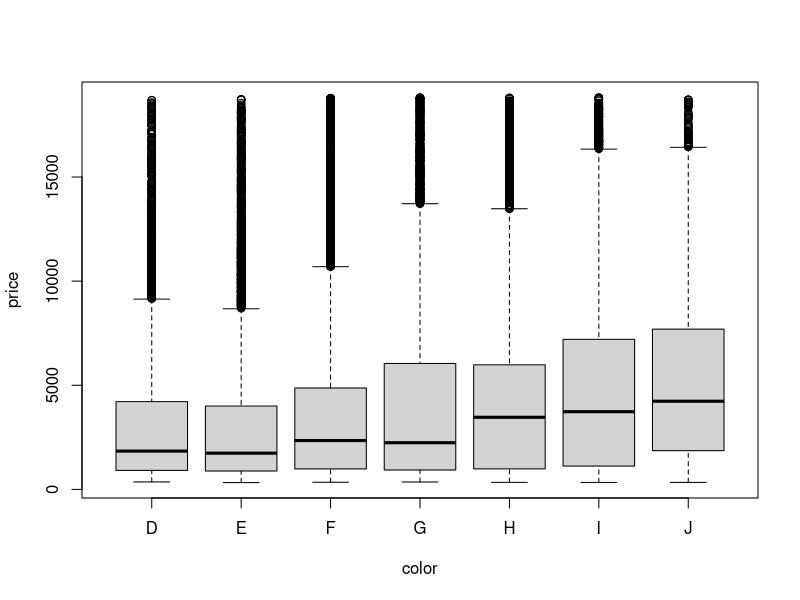

This chart was generated by the following R code:
## ---- chunk 1
knitr::opts_chunk$set(echo = TRUE)
library(ggplot2)
## ---- chunk 2
boxplot(price~color, diamonds)
